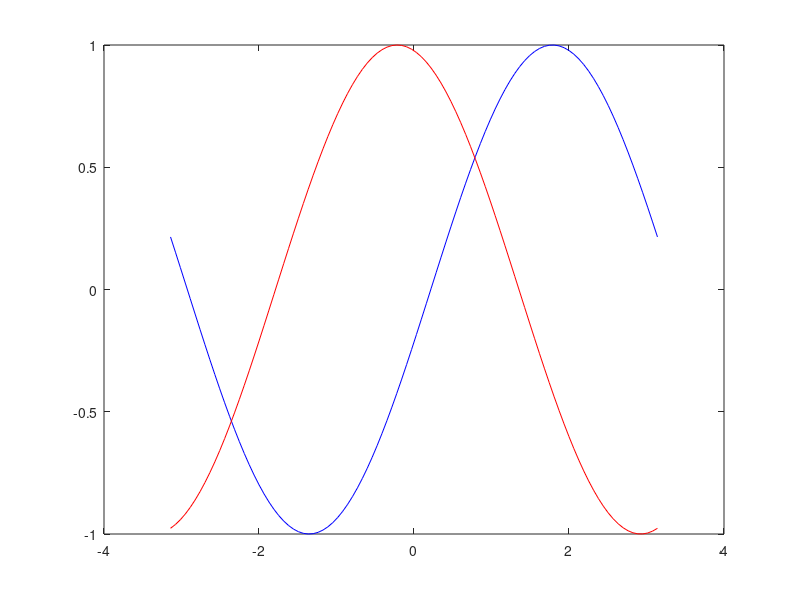

Here is the MATLAB script that generated this plot: (Note: this script raises an error after producing the figure.)
% gifTest

tspan = linspace(0,2*pi,30); tspan(end) = [];
x = linspace(-pi,pi);
figure, j = 0;
M = struct('cdata',{},'colormap',{});
for t = tspan
    j = j+1;
    y1 = sin(x+t); y2 = cos(x-t);
    plot(x,y1,'b',x,y2,'r');
    M(j) = getframe;
end
%
% use cdata from first two frames only
movie2gif(M,{M(1:2).cdata},'test.gif','delaytime',0.05,'loopcount',inf);




t = linspace(0,2*pi,31);
A = sin(t);

iM = 0;
for iT = 1:length(t)
    iM=iM+1;
    
    plot(t(1:iT),A(1:iT))
    xlim([0 2*pi])
    ylim([-1 1])
    M(iM) = getframe;
    
end
    
    
movie2gif(M,{M(1:2).cdata},'sinusTest.gif','delaytime',0.05,'loopcount',inf);
